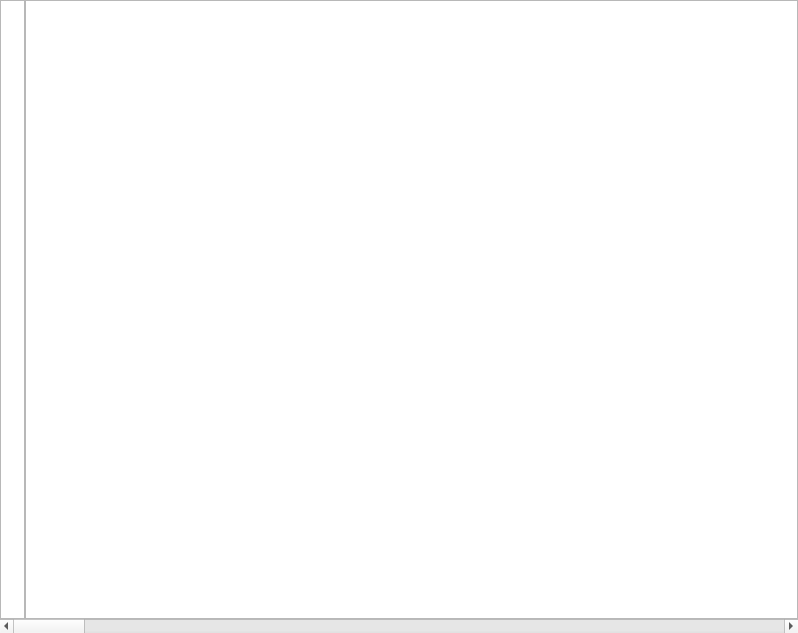
<?xml version="1.0" encoding="UTF-8"?>
<ui version="4.0">
 <class>TextEdit</class>
 <widget class="QWidget" name="TextEdit">
  <property name="geometry">
   <rect>
    <x>0</x>
    <y>0</y>
    <width>798</width>
    <height>633</height>
   </rect>
  </property>
  <property name="windowTitle">
   <string>Form</string>
  </property>
  <layout class="QVBoxLayout" name="verticalLayout">
   <property name="spacing">
    <number>0</number>
   </property>
   <property name="leftMargin">
    <number>0</number>
   </property>
   <property name="topMargin">
    <number>0</number>
   </property>
   <property name="rightMargin">
    <number>0</number>
   </property>
   <property name="bottomMargin">
    <number>0</number>
   </property>
   <item>
    <layout class="QHBoxLayout" name="horizontalLayout">
     <property name="spacing">
      <number>0</number>
     </property>
     <item>
      <widget class="QTextBrowser" name="textBrowser">
       <property name="maximumSize">
        <size>
         <width>25</width>
         <height>16777215</height>
        </size>
       </property>
       <property name="verticalScrollBarPolicy">
        <enum>Qt::ScrollBarAlwaysOff</enum>
       </property>
       <property name="horizontalScrollBarPolicy">
        <enum>Qt::ScrollBarAlwaysOff</enum>
       </property>
      </widget>
     </item>
     <item>
      <widget class="QTextEdit" name="textEdit">
       <property name="horizontalScrollBarPolicy">
        <enum>Qt::ScrollBarAlwaysOff</enum>
       </property>
       <property name="lineWrapMode">
        <enum>QTextEdit::NoWrap</enum>
       </property>
      </widget>
     </item>
    </layout>
   </item>
   <item>
    <widget class="QScrollBar" name="horizontalScrollBar">
     <property name="orientation">
      <enum>Qt::Horizontal</enum>
     </property>
    </widget>
   </item>
  </layout>
 </widget>
 <resources/>
 <connections/>
</ui>
